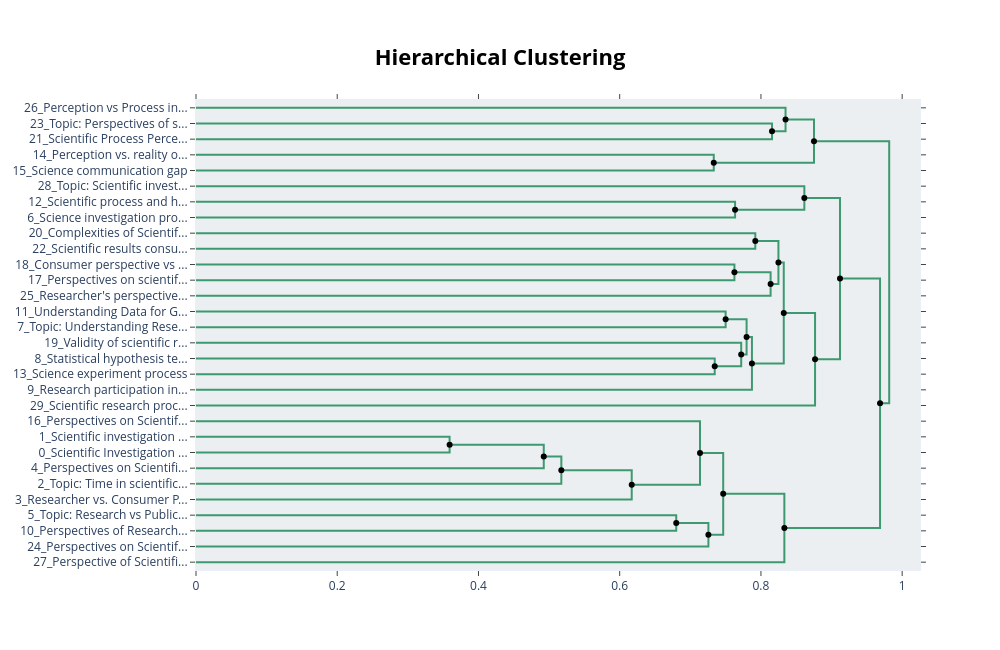

Notebook code for this chart:
### Code cell
q1_hierarchical_topics = q1_topic_model.hierarchical_topics(q1_docs)
q1_topic_model.visualize_hierarchy(hierarchical_topics=q1_hierarchical_topics)

### Figure 1 — Plotly figure (JSON) as saved in the notebook; plotly's stock layout.template omitted (floating-point values rounded to 4 significant figures)
{"data": [{"hoverinfo": "text", "marker": {"color": "rgb(61,153,112)"}, "mode": "lines", "text": ["Topic: Perspectives of science process", "", "", "Scientific Process Perception Gap"], "type": "scatter", "x": [0.0, 0.8157, 0.8157, 0.0], "xaxis": "x", "y": [-15.0, -15.0, -25.0, -25.0], "yaxis": "y"}, {"hoverinfo": "text", "marker": {"color": "rgb(61,153,112)"}, "mode": "lines", "text": ["Perception vs Process in Science", "", "", "Process of scientific discovery"], "type": "scatter", "x": [0.0, 0.8348, 0.8348, 0.8157], "xaxis": "x", "y": [-5.0, -5.0, -20.0, -20.0], "yaxis": "y"}, {"hoverinfo": "text", "marker": {"color": "rgb(61,153,112)"}, "mode": "lines", "text": ["Perception vs. reality of science", "", "", "Science communication gap"], "type": "scatter", "x": [0.0, 0.7332, 0.7332, 0.0], "xaxis": "x", "y": [-35.0, -35.0, -45.0, -45.0], "yaxis": "y"}, {"hoverinfo": "text", "marker": {"color": "rgb(61,153,112)"}, "mode": "lines", "text": ["Topic: Perception of Science Processes", "", "", "Topic: Science perception gap"], "type": "scatter", "x": [0.8348, 0.8751, 0.8751, 0.7332], "xaxis": "x", "y": [-12.5, -12.5, -40.0, -40.0], "yaxis": "y"}, {"hoverinfo": "text", "marker": {"color": "rgb(61,153,112)"}, "mode": "lines", "text": ["Scientific process and hypothesis testing", "", "", "Science investigation process"], "type": "scatter", "x": [0.0, 0.7634, 0.7634, 0.0], "xaxis": "x", "y": [-65.0, -65.0, -75.0, -75.0], "yaxis": "y"}, {"hoverinfo": "text", "marker": {"color": "rgb(61,153,112)"}, "mode": "lines", "text": ["Topic: Scientific investigation process", "", "", "Process of scientific investigation"], "type": "scatter", "x": [0.0, 0.8615, 0.8615, 0.7634], "xaxis": "x", "y": [-55.0, -55.0, -70.0, -70.0], "yaxis": "y"}, {"hoverinfo": "text", "marker": {"color": "rgb(61,153,112)"}, "mode": "lines", "text": ["Complexities of Scientific Investigation", "", "", "Scientific results consumption"], "type": "scatter", "x": [0.0, 0.792, 0.792, 0.0], "xaxis": "x", "y": [-85.0, -85.0, -95.0, -95.0], "yaxis": "y"}, {"hoverinfo": "text", "marker": {"color": "rgb(61,153,112)"}, "mode": "lines", "text": ["Consumer perspective vs Researcher process", "", "", "Perspectives on scientific experimentation"], "type": "scatter", "x": [0.0, 0.7624, 0.7624, 0.0], "xaxis": "x", "y": [-105.0, -105.0, -115.0, -115.0], "yaxis": "y"}, {"hoverinfo": "text", "marker": {"color": "rgb(61,153,112)"}, "mode": "lines", "text": ["Researcher vs Consumer Perspective in Experiments", "", "", "Researcher's perspective of science"], "type": "scatter", "x": [0.7624, 0.8137, 0.8137, 0.0], "xaxis": "x", "y": [-110.0, -110.0, -125.0, -125.0], "yaxis": "y"}, {"hoverinfo": "text", "marker": {"color": "rgb(61,153,112)"}, "mode": "lines", "text": ["Scientific Research Process and Consumption", "", "", "Topic: Scientific research process"], "type": "scatter", "x": [0.792, 0.8248, 0.8248, 0.8137], "xaxis": "x", "y": [-90.0, -90.0, -117.5, -117.5], "yaxis": "y"}, {"hoverinfo": "text", "marker": {"color": "rgb(61,153,112)"}, "mode": "lines", "text": ["Understanding Data for General Public", "", "", "Topic: Understanding Research Process in Psychology"], "type": "scatter", "x": [0.0, 0.75, 0.75, 0.0], "xaxis": "x", "y": [-135.0, -135.0, -145.0, -145.0], "yaxis": "y"}, {"hoverinfo": "text", "marker": {"color": "rgb(61,153,112)"}, "mode": "lines", "text": ["Statistical hypothesis testing", "", "", "Science experiment process"], "type": "scatter", "x": [0.0, 0.7346, 0.7346, 0.0], "xaxis": "x", "y": [-165.0, -165.0, -175.0, -175.0], "yaxis": "y"}, {"hoverinfo": "text", "marker": {"color": "rgb(61,153,112)"}, "mode": "lines", "text": ["Validity of scientific results", "", "", "Topic: Scientific experiment process"], "type": "scatter", "x": [0.0, 0.7721, 0.7721, 0.7346], "xaxis": "x", "y": [-155.0, -155.0, -170.0, -170.0], "yaxis": "y"}, {"hoverinfo": "text", "marker": {"color": "rgb(61,153,112)"}, "mode": "lines", "text": ["Topic: Understanding scientific research", "", "", "Topic: Scientific investigation process"], "type": "scatter", "x": [0.75, 0.7797, 0.7797, 0.7721], "xaxis": "x", "y": [-140.0, -140.0, -162.5, -162.5], "yaxis": "y"}, {"hoverinfo": "text", "marker": {"color": "rgb(61,153,112)"}, "mode": "lines", "text": ["Scientific experiment process", "", "", "Research participation insights"], "type": "scatter", "x": [0.7797, 0.7873, 0.7873, 0.0], "xaxis": "x", "y": [-151.2, -151.2, -185.0, -185.0], "yaxis": "y"}, {"hoverinfo": "text", "marker": {"color": "rgb(61,153,112)"}, "mode": "lines", "text": ["Topic: Scientific Research Process and Role of Observer vs Researcher", "", "", "Topic: Scientific experimentation and public perception"], "type": "scatter", "x": [0.8248, 0.8323, 0.8323, 0.7873], "xaxis": "x", "y": [-103.8, -103.8, -168.1, -168.1], "yaxis": "y"}, {"hoverinfo": "text", "marker": {"color": "rgb(61,153,112)"}, "mode": "lines", "text": ["Scientific investigation process", "", "", "Scientific research process"], "type": "scatter", "x": [0.8323, 0.8766, 0.8766, 0.0], "xaxis": "x", "y": [-135.9, -135.9, -195.0, -195.0], "yaxis": "y"}, {"hoverinfo": "text", "marker": {"color": "rgb(61,153,112)"}, "mode": "lines", "text": ["Process of scientific investigation", "", "", "Scientific experiment process and impact"], "type": "scatter", "x": [0.8615, 0.912, 0.912, 0.8766], "xaxis": "x", "y": [-62.5, -62.5, -165.5, -165.5], "yaxis": "y"}, {"hoverinfo": "text", "marker": {"color": "rgb(61,153,112)"}, "mode": "lines", "text": ["Scientific investigation process gap", "", "", "Scientific Investigation Process"], "type": "scatter", "x": [0.0, 0.3591, 0.3591, 0.0], "xaxis": "x", "y": [-215.0, -215.0, -225.0, -225.0], "yaxis": "y"}, {"hoverinfo": "text", "marker": {"color": "rgb(61,153,112)"}, "mode": "lines", "text": ["Perspectives of Scientific Investigation", "", "", "Perspectives on Scientific Investigation"], "type": "scatter", "x": [0.3591, 0.4925, 0.4925, 0.0], "xaxis": "x", "y": [-220.0, -220.0, -235.0, -235.0], "yaxis": "y"}, {"hoverinfo": "text", "marker": {"color": "rgb(61,153,112)"}, "mode": "lines", "text": ["Scientific Investigation Processes", "", "", "Topic: Time in scientific research (perspective vs reality)"], "type": "scatter", "x": [0.4925, 0.5174, 0.5174, 0.0], "xaxis": "x", "y": [-227.5, -227.5, -245.0, -245.0], "yaxis": "y"}, {"hoverinfo": "text", "marker": {"color": "rgb(61,153,112)"}, "mode": "lines", "text": ["Process of Scientific Investigation", "", "", "Researcher vs. Consumer Perspective"], "type": "scatter", "x": [0.5174, 0.617, 0.617, 0.0], "xaxis": "x", "y": [-236.2, -236.2, -255.0, -255.0], "yaxis": "y"}, {"hoverinfo": "text", "marker": {"color": "rgb(61,153,112)"}, "mode": "lines", "text": ["Perspectives on Scientific Investigation Process", "", "", "Topic: Perspectives on Scientific Investigation"], "type": "scatter", "x": [0.0, 0.7137, 0.7137, 0.617], "xaxis": "x", "y": [-205.0, -205.0, -245.6, -245.6], "yaxis": "y"}, {"hoverinfo": "text", "marker": {"color": "rgb(61,153,112)"}, "mode": "lines", "text": ["Topic: Research vs Public Perspective", "", "", "Perspectives of Research vs Public"], "type": "scatter", "x": [0.0, 0.68, 0.68, 0.0], "xaxis": "x", "y": [-265.0, -265.0, -275.0, -275.0], "yaxis": "y"}, {"hoverinfo": "text", "marker": {"color": "rgb(61,153,112)"}, "mode": "lines", "text": ["Researcher vs. General Public Perspective", "", "", "Perspectives on Scientific Investigation"], "type": "scatter", "x": [0.68, 0.7256, 0.7256, 0.0], "xaxis": "x", "y": [-270.0, -270.0, -285.0, -285.0], "yaxis": "y"}, {"hoverinfo": "text", "marker": {"color": "rgb(61,153,112)"}, "mode": "lines", "text": ["Perspectives on scientific investigation", "", "", "Perspective of Public vs Researcher"], "type": "scatter", "x": [0.7137, 0.7466, 0.7466, 0.7256], "xaxis": "x", "y": [-225.3, -225.3, -277.5, -277.5], "yaxis": "y"}, {"hoverinfo": "text", "marker": {"color": "rgb(61,153,112)"}, "mode": "lines", "text": ["Perspectives on Scientific Investigation", "", "", "Perspective of Scientific Investigation"], "type": "scatter", "x": [0.7466, 0.8332, 0.8332, 0.0], "xaxis": "x", "y": [-251.4, -251.4, -295.0, -295.0], "yaxis": "y"}, {"hoverinfo": "text", "marker": {"color": "rgb(61,153,112)"}, "mode": "lines", "text": ["Scientific investigation process from perspectives", "", "", "Topic: Perspectives on Scientific Investigation"], "type": "scatter", "x": [0.912, 0.9687, 0.9687, 0.8332], "xaxis": "x", "y": [-114.0, -114.0, -273.2, -273.2], "yaxis": "y"}, {"hoverinfo": "text", "marker": {"color": "rgb(61,153,112)"}, "mode": "lines", "text": ["Scientific process vs public perception", "", "", "Topic: Perspective of scientific investigation"], "type": "scatter", "x": [0.8751, 0.9816, 0.9816, 0.9687], "xaxis": "x", "y": [-26.25, -26.25, -193.6, -193.6], "yaxis": "y"}, {"hoverinfo": "text", "hovertext": ["Topic: Perception of Science Processes", "Researcher vs Consumer Perspective in Experiments", "Scientific Research Process and Consumption", "Topic: Understanding scientific research", "Scientific experiment process", "Topic: Scientific Research Process and Role of Observer vs Researcher", "Scientific investigation process", "Process of scientific investigation", "Perspectives of Scientific Investigation", "Scientific Investigation Processes", "Process of Scientific Investigation", "Researcher vs. General Public Perspective", "Perspectives on scientific investigation", "Perspectives on Scientific Investigation", "Scientific investigation process from perspectives", "Scientific process vs public perception"], "marker": {"color": "black"}, "mode": "markers", "showlegend": false, "type": "scatter", "x": [0.8348, 0.7624, 0.792, 0.75, 0.7797, 0.8248, 0.8323, 0.8615, 0.3591, 0.4925, 0.5174, 0.68, 0.7137, 0.7466, 0.912, 0.8751], "y": [-12.5, -110, -90, -140, -151.2, -103.8, -135.9, -62.5, -220, -227.5, -236.2, -270, -225.3, -251.4, -114.0, -26.25]}, {"hoverinfo": "text", "hovertext": ["Process of scientific discovery", "Topic: Science perception gap", "Process of scientific investigation", "Topic: Scientific research process", "Topic: Scientific experiment process", "Topic: Scientific investigation process", "Topic: Scientific experimentation and public perception", "Scientific experiment process and impact", "Topic: Perspectives on Scientific Investigation", "Perspective of Public vs Researcher", "Topic: Perspectives on Scientific Investigation", "Topic: Perspective of scientific investigation"], "marker": {"color": "black"}, "mode": "markers", "showlegend": false, "type": "scatter", "x": [0.8157, 0.7332, 0.7634, 0.8137, 0.7346, 0.7721, 0.7873, 0.8766, 0.617, 0.7256, 0.8332, 0.9687], "y": [-20, -40, -70, -117.5, -170, -162.5, -168.1, -165.5, -245.6, -277.5, -273.2, -193.6]}], "layout": {"autosize": false, "height": 650, "hoverlabel": {"bgcolor": "white", "font": {"family": "Rockwell", "size": 16}}, "hovermode": "closest", "plot_bgcolor": "#ECEFF1", "showlegend": false, "title": {"font": {"color": "Black", "size": 22}, "text": "<b>Hierarchical Clustering</b>", "x": 0.5, "xanchor": "center", "yanchor": "top"}, "width": 1000, "xaxis": {"mirror": "allticks", "rangemode": "tozero", "showgrid": false, "showline": true, "showticklabels": true, "ticks": "outside", "type": "linear", "zeroline": false}, "yaxis": {"mirror": "allticks", "range": [-300, 0], "rangemode": "tozero", "showgrid": false, "showline": true, "showticklabels": true, "tickmode": "array", "ticks": "outside", "ticktext": ["26_Perception vs Process in...", "23_Topic: Perspectives of s...", "21_Scientific Process Perce...", "14_Perception vs. reality o...", "15_Science communication gap", "28_Topic: Scientific invest...", "12_Scientific process and h...", "6_Science investigation pro...", "20_Complexities of Scientif...", "22_Scientific results consu...", "18_Consumer perspective vs ...", "17_Perspectives on scientif...", "25_Researcher's perspective...", "11_Understanding Data for G...", "7_Topic: Understanding Rese...", "19_Validity of scientific r...", "8_Statistical hypothesis te...", "13_Science experiment process", "9_Research participation in...", "29_Scientific research proc...", "16_Perspectives on Scientif...", "1_Scientific investigation ...", "0_Scientific Investigation ...", "4_Perspectives on Scientifi...", "2_Topic: Time in scientific...", "3_Researcher vs. Consumer P...", "5_Topic: Research vs Public...", "10_Perspectives of Research...", "24_Perspectives on Scientif...", "27_Perspective of Scientifi..."], "tickvals": [-5, -15, -25, -35, -45, -55, -65, -75, -85, -95, -105, -115, -125, -135, -145, -155, -165, -175, -185, -195, -205, -215, -225, -235, -245, -255, -265, -275, -285, -295], "type": "linear", "zeroline": false}}}
